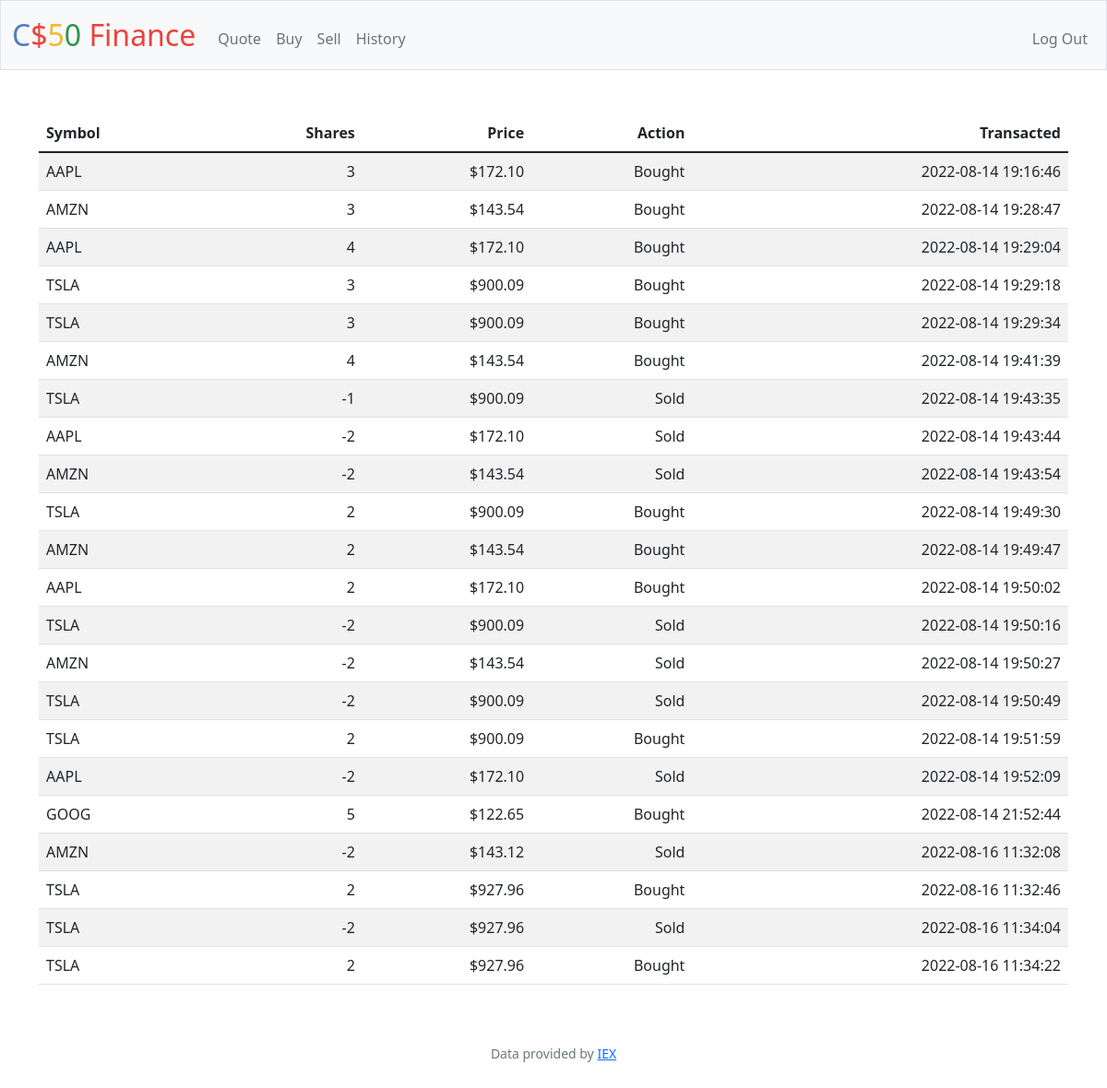
Page /history (signed in) on the committed database.
### tables this page shows
CREATE TABLE transactions (id INTEGER PRIMARY KEY AUTOINCREMENT, user_id INTEGER NOT NULL, symbol TEXT NOT NULL, name TEXT NOT NULL, shares INTEGER NOT NULL, price NUMERIC NOT NULL, total NUMERIC NOT NULL, current_price NUMERIC NOT NULL, type TEXT NOT NULL, time TIMESTAMP DEFAULT CURRENT_TIMESTAMP, FOREIGN KEY(user_id) REFERENCES users(id));

### app.py (the view)
@app.route("/history")
@login_required
def history():
    user_id = session["user_id"]
    holdings = db.execute("SELECT symbol, shares, price, type, time FROM transactions WHERE user_id = ?", user_id)
    return render_template("history.html", holdings=holdings)

### app.py (called while the page is built)
@app.after_request
def after_request(response):
    response.headers["Cache-Control"] = "no-cache, no-store, must-revalidate"
    response.headers["Expires"] = 0
    response.headers["Pragma"] = "no-cache"
    return response

### helpers.py (called while the page is built)
def login_required(f):
    @wraps(f)
    def decorated_function(*args, **kwargs):
        if session.get("user_id") is None:
            return redirect("/login")
        return f(*args, **kwargs)
    return decorated_function

def usd(value):
    return f"${value:,.2f}"

### templates/history.html (shortened to what this page needs)
{% extends "layout.html" %}
{% block main %}
<table class="table table-striped">
    <thead>
        <tr>
            <th class="text-start">Symbol</th>
            <th class="text-end">Shares</th>
            <th class="text-end">Price</th>
            <th class="text-end">Action</th>
            <th class="text-end">Transacted</th>
        </tr>
    </thead>
    <tbody>
        {% for holding in holdings %}
            <tr>
                <td class="text-start">{{ holding.symbol }}</td>
                <td class="text-end">{{ holding.shares }}</td>
                <td class="text-end">{{ holding.price | usd }}</td>
                <td class="text-end">{{ holding.type }}</td>
                <td class="text-end">{{ holding.time }}</td>
            </tr>
        {% endfor %}
    </tbody>
</table>
{% endblock %}

### templates/layout.html (shortened to what this page needs)
<!DOCTYPE html>
<html lang="en">
    <head>
        <link href="https://cdn.jsdelivr.net/npm/bootstrap@5.1.3/dist/css/bootstrap.min.css" rel="stylesheet">
        <link href="/static/styles.css" rel="stylesheet">
    </head>
    <body>
        <nav class="bg-light border navbar navbar-expand-md navbar-light">
            <div class="container-fluid">
                <a class="navbar-brand" href="/"><span class="blue">C</span><span class="red">$</span><span class="yellow">5</span><span class="green">0</span> <span class="red">Finance</span></a>
                <div class="collapse navbar-collapse" id="navbar">
                    {% if session["user_id"] %}
                        <ul class="navbar-nav me-auto mt-2">
                            <li class="nav-item"><a class="nav-link" href="/quote">Quote</a></li>
                            <li class="nav-item"><a class="nav-link" href="/buy">Buy</a></li>
                            <li class="nav-item"><a class="nav-link" href="/sell">Sell</a></li>
                            <li class="nav-item"><a class="nav-link" href="/history">History</a></li>
                        </ul>
                        <ul class="navbar-nav ms-auto mt-2">
                            <li class="nav-item"><a class="nav-link" href="/logout">Log Out</a></li>
                        </ul>
                    {% else %}
                        <ul class="navbar-nav ms-auto mt-2">
                            <li class="nav-item"><a class="nav-link" href="/register">Register</a></li>
                            <li class="nav-item"><a class="nav-link" href="/login">Log In</a></li>
                        </ul>
                    {% endif %}
                </div>
            </div>
        </nav>
        <main class="container py-5 text-center">
            {% block main %}{% endblock %}
        </main>
        <footer class="mb-5 small text-center text-muted">
            Data provided by <a href="https://iexcloud.io/">IEX</a>
        </footer>
    </body>
</html>

### static/styles.css (style rules this page uses)
nav .navbar-brand { font-size: xx-large; }
nav .navbar-brand .blue { color: #537fbe; }
nav .navbar-brand .red { color: #ea433b; }
nav .navbar-brand .yellow { color: #f5b82e; }
nav .navbar-brand .green { color: #2e944b; }

### rows in the picture
transactions: symbol "AAPL", shares "3", price "$172.10", type "Bought", time "2022-08-14 19:16:46"
transactions: symbol "AMZN", shares "3", price "$143.54", type "Bought", time "2022-08-14 19:28:47"
transactions: symbol "AAPL", shares "4", price "$172.10", type "Bought", time "2022-08-14 19:29:04"
transactions: symbol "TSLA", shares "3", price "$900.09", type "Bought", time "2022-08-14 19:29:18"
transactions: symbol "TSLA", shares "3", price "$900.09", type "Bought", time "2022-08-14 19:29:34"
transactions: symbol "AMZN", shares "4", price "$143.54", type "Bought", time "2022-08-14 19:41:39"
transactions: symbol "TSLA", shares "-1", price "$900.09", type "Sold", time "2022-08-14 19:43:35"
transactions: symbol "AAPL", shares "-2", price "$172.10", type "Sold", time "2022-08-14 19:43:44"
transactions: symbol "AMZN", shares "-2", price "$143.54", type "Sold", time "2022-08-14 19:43:54"
transactions: symbol "TSLA", shares "2", price "$900.09", type "Bought", time "2022-08-14 19:49:30"
transactions: symbol "AMZN", shares "2", price "$143.54", type "Bought", time "2022-08-14 19:49:47"
transactions: symbol "AAPL", shares "2", price "$172.10", type "Bought", time "2022-08-14 19:50:02"
transactions: symbol "TSLA", shares "-2", price "$900.09", type "Sold", time "2022-08-14 19:50:16"
transactions: symbol "AMZN", shares "-2", price "$143.54", type "Sold", time "2022-08-14 19:50:27"
transactions: symbol "TSLA", shares "-2", price "$900.09", type "Sold", time "2022-08-14 19:50:49"
transactions: symbol "TSLA", shares "2", price "$900.09", type "Bought", time "2022-08-14 19:51:59"
transactions: symbol "AAPL", shares "-2", price "$172.10", type "Sold", time "2022-08-14 19:52:09"
transactions: symbol "GOOG", shares "5", price "$122.65", type "Bought", time "2022-08-14 21:52:44"
transactions: symbol "AMZN", shares "-2", price "$143.12", type "Sold", time "2022-08-16 11:32:08"
transactions: symbol "TSLA", shares "2", price "$927.96", type "Bought", time "2022-08-16 11:32:46"
transactions: symbol "TSLA", shares "-2", price "$927.96", type "Sold", time "2022-08-16 11:34:04"
transactions: symbol "TSLA", shares "2", price "$927.96", type "Bought", time "2022-08-16 11:34:22"
